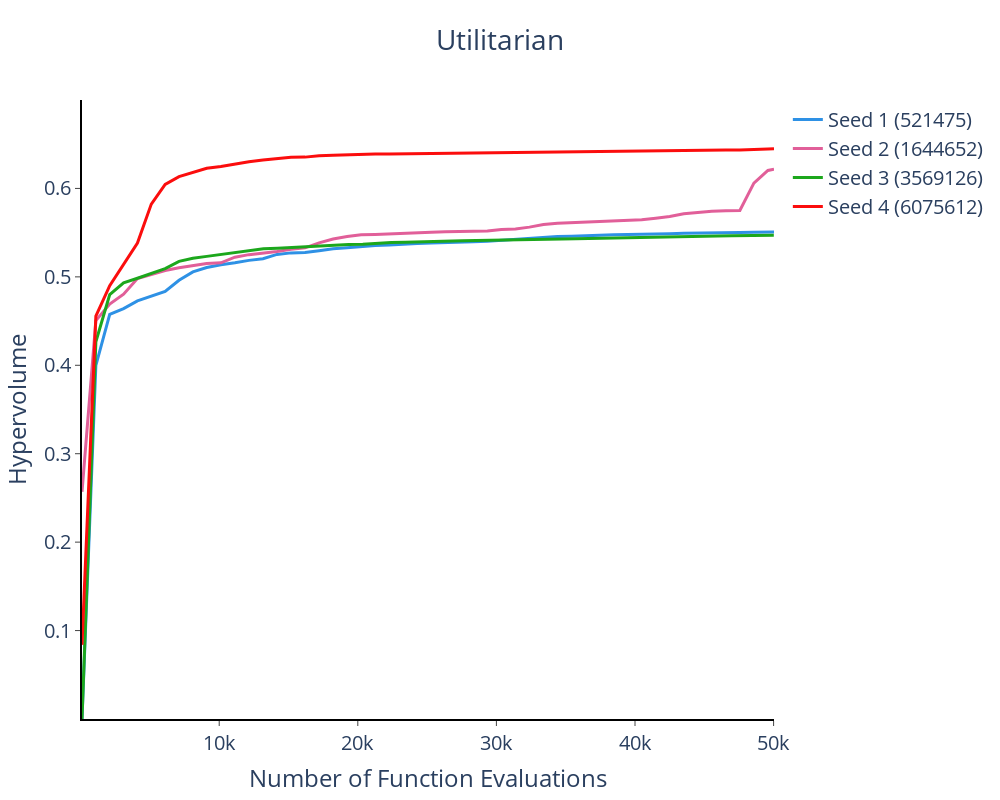

Notebook source saved alongside this figure:
### Code cell
from justice.util.visualizer import plot_hypervolume


input_data_path_list = {
    
   swf.value[1]: [
        f"{swf.value[1]}_{nfe}_521475_hv.csv",
        f"{swf.value[1]}_{nfe}_1644652_hv.csv",
        f"{swf.value[1]}_{nfe}_3569126_hv.csv",
        f"{swf.value[1]}_{nfe}_6075612_hv.csv",
    ],
}


fig = plot_hypervolume(
    path_to_data=path,
    path_to_output=path,
    input_data=input_data_path_list,
    yaxis_upper_limit=0.7,
    width=1000,
    height=800,
    fontsize=20,
    saving=True,
)

fig.show()
